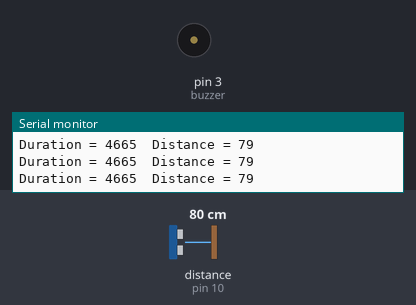
The sketch below on a simulated Arduino Uno, built with avr-gcc and run on an emulated ATmega328P. Shown: buzzer (waves = sounding, pin HIGH), the last lines printed to the serial monitor. Wiring (inferred from the names in the program): ultrasonic range finder: trigger pin 9; echo pin 10. The inputs (shaded band) are chosen by the test bench; at power-on: distance to the obstacle (sensor on pin 10) 80 cm. The echo pulse lasts 58.3 µs per cm; pins used as bus, display or sensor lines are not drawn.

Above: at 1.2 s.
1.3 s: distance to the obstacle (sensor on pin 10) set to 32 cm
4.3 s: distance to the obstacle (sensor on pin 10) set to 27 cm
At 4.9 s:
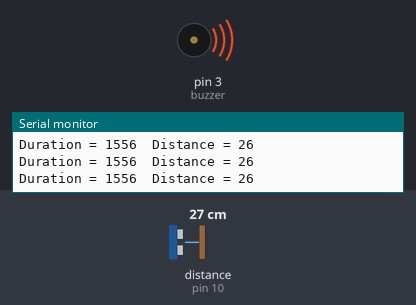
5.8 s: distance to the obstacle (sensor on pin 10) set to 35 cm
At 7.2 s:
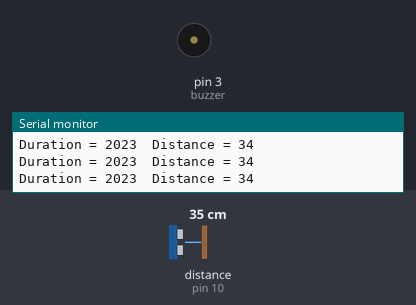
8.8 s: distance to the obstacle (sensor on pin 10) set to 2 cm
At 9.2 s:
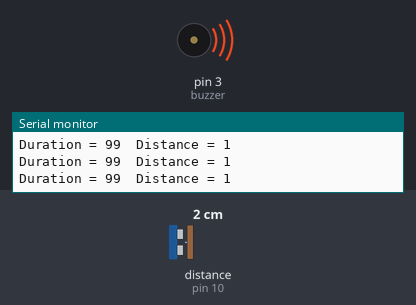
Timing chart, 0 to 11.8 s (numbered marks = the images above; inputs shaded):
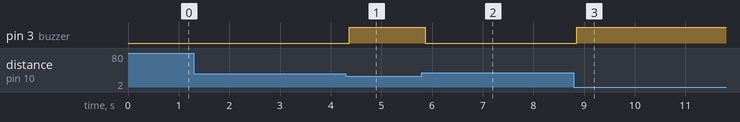

The sketch:

Ultrasonic_test.ino
```cpp
/*// Include NewPing Library
#include "NewPing.h"

// Hook up HC-SR04 with Trig to Arduino Pin 9, Echo to Arduino pin 10
#define TRIGGER_PIN 9
#define ECHO_PIN 10

// Maximum distance we want to ping for (in centimeters).
#define MAX_DISTANCE 400

// NewPing setup of pins and maximum distance.
NewPing sonar(TRIGGER_PIN, ECHO_PIN, MAX_DISTANCE);

void setup() {
	Serial.begin(9600);
}

void loop() {
	Serial.print("Distance = ");
	Serial.print(sonar.ping_cm());
	Serial.println(" cm");
	delay(500);
}
*/
#define trigPin  9
#define echoPin 10
#define buzzer 3

long duration;
int distance;


void setup() {
  pinMode(trigPin, OUTPUT);
  pinMode(echoPin, INPUT);
  pinMode(buzzer, OUTPUT);

  Serial.begin(9600);
}

void loop() {
  digitalWrite(trigPin, LOW);
  delayMicroseconds(2);
  digitalWrite(trigPin, HIGH);
  delayMicroseconds(10);
  digitalWrite(trigPin, LOW);

  duration = pulseIn(echoPin, HIGH);

  distance = duration*0.034/2;

  Serial.print("Duration = ");
  Serial.print(duration);
  Serial.print("  Distance = ");
  Serial.println(distance);

  if (distance < 30)
  {
    digitalWrite(buzzer, HIGH);

  } else {
    digitalWrite(buzzer, LOW);
  }

}
```

Measured:
- the behaviour switches between 31 and 30 cm on distance to the obstacle (sensor on pin 10) (found by bisection; images 0 and 1)
- after the input at 4.3 s, pin 3 (buzzer): LOW → HIGH after 0.06 s
- after the input at 5.8 s, pin 3 (buzzer): HIGH → LOW after 0.06 s
- after the input at 8.8 s, pin 3 (buzzer): LOW → HIGH after 0.05 s
